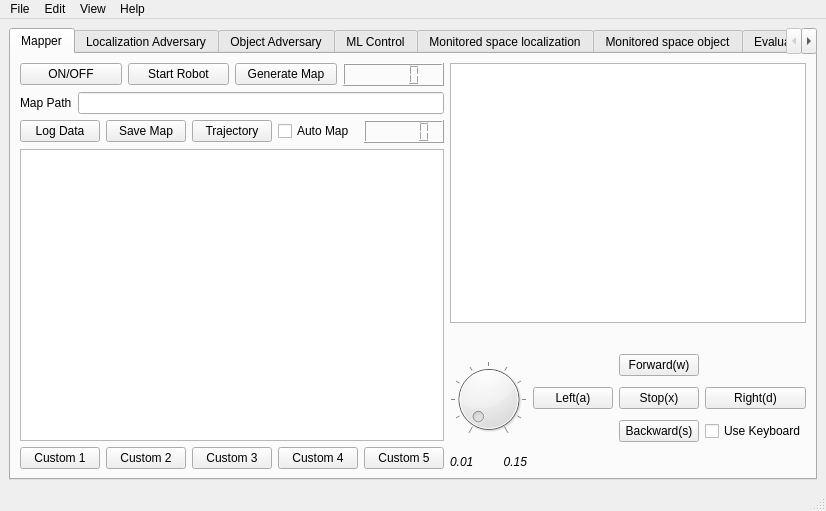
<?xml version="1.0" encoding="UTF-8"?>
<ui version="4.0">
 <class>MainWindow</class>
 <widget class="QMainWindow" name="MainWindow">
  <property name="geometry">
   <rect>
    <x>0</x>
    <y>0</y>
    <width>826</width>
    <height>511</height>
   </rect>
  </property>
  <property name="windowTitle">
   <string>MainWindow</string>
  </property>
  <property name="windowOpacity">
   <double>1.000000000000000</double>
  </property>
  <property name="autoFillBackground">
   <bool>false</bool>
  </property>
  <property name="styleSheet">
   <string notr="true"/>
  </property>
  <widget class="QWidget" name="centralwidget">
   <property name="styleSheet">
    <string notr="true">background-image: url(Mapper/ml_rl_background.jpeg)</string>
   </property>
   <layout class="QVBoxLayout" name="verticalLayout">
    <item>
     <widget class="QTabWidget" name="tabWidget">
      <property name="font">
       <font>
        <kerning>true</kerning>
       </font>
      </property>
      <property name="autoFillBackground">
       <bool>false</bool>
      </property>
      <property name="styleSheet">
       <string notr="true">background-image: url(/null/path)</string>
      </property>
      <property name="currentIndex">
       <number>0</number>
      </property>
      <widget class="QWidget" name="tab">
       <attribute name="title">
        <string>Mapper</string>
       </attribute>
       <layout class="QGridLayout" name="gridLayout">
        <item row="10" column="2">
         <layout class="QHBoxLayout" name="horizontalLayout_12">
          <item>
           <layout class="QVBoxLayout" name="verticalLayout_12">
            <item>
             <widget class="QTextEdit" name="info_box">
              <property name="font">
               <font>
                <italic>false</italic>
               </font>
              </property>
              <property name="acceptDrops">
               <bool>true</bool>
              </property>
              <property name="readOnly">
               <bool>true</bool>
              </property>
             </widget>
            </item>
            <item>
             <widget class="QLabel" name="logo_ias">
              <property name="autoFillBackground">
               <bool>false</bool>
              </property>
              <property name="styleSheet">
               <string notr="true"/>
              </property>
              <property name="text">
               <string/>
              </property>
              <property name="pixmap">
               <pixmap>IAS_logo_small.png</pixmap>
              </property>
              <property name="alignment">
               <set>Qt::AlignCenter</set>
              </property>
              <property name="wordWrap">
               <bool>false</bool>
              </property>
             </widget>
            </item>
            <item>
             <layout class="QGridLayout" name="gridLayout_5">
              <item row="1" column="0">
               <widget class="QDial" name="speed_dial">
                <property name="font">
                 <font>
                  <pointsize>11</pointsize>
                 </font>
                </property>
                <property name="autoFillBackground">
                 <bool>false</bool>
                </property>
                <property name="maximum">
                 <number>10</number>
                </property>
                <property name="singleStep">
                 <number>1</number>
                </property>
                <property name="pageStep">
                 <number>10</number>
                </property>
                <property name="value">
                 <number>0</number>
                </property>
                <property name="sliderPosition">
                 <number>0</number>
                </property>
                <property name="tracking">
                 <bool>true</bool>
                </property>
                <property name="orientation">
                 <enum>Qt::Horizontal</enum>
                </property>
                <property name="wrapping">
                 <bool>false</bool>
                </property>
                <property name="notchesVisible">
                 <bool>true</bool>
                </property>
               </widget>
              </item>
              <item row="2" column="0">
               <layout class="QHBoxLayout" name="horizontalLayout_11">
                <item>
                 <widget class="QLabel" name="Speed_3">
                  <property name="enabled">
                   <bool>true</bool>
                  </property>
                  <property name="font">
                   <font>
                    <pointsize>9</pointsize>
                    <italic>true</italic>
                    <kerning>true</kerning>
                   </font>
                  </property>
                  <property name="text">
                   <string>0.01</string>
                  </property>
                 </widget>
                </item>
                <item>
                 <widget class="QLabel" name="Speed_4">
                  <property name="font">
                   <font>
                    <pointsize>9</pointsize>
                    <italic>true</italic>
                   </font>
                  </property>
                  <property name="text">
                   <string>0.15</string>
                  </property>
                  <property name="alignment">
                   <set>Qt::AlignRight|Qt::AlignTrailing|Qt::AlignVCenter</set>
                  </property>
                 </widget>
                </item>
               </layout>
              </item>
              <item row="1" column="1">
               <layout class="QGridLayout" name="gridLayout_4">
                <item row="2" column="1">
                 <widget class="QPushButton" name="Backward">
                  <property name="text">
                   <string>Backward(s)</string>
                  </property>
                 </widget>
                </item>
                <item row="1" column="0">
                 <widget class="QPushButton" name="Left">
                  <property name="text">
                   <string>Left(a)</string>
                  </property>
                 </widget>
                </item>
                <item row="0" column="1">
                 <widget class="QPushButton" name="Foward">
                  <property name="text">
                   <string>Forward(w)</string>
                  </property>
                 </widget>
                </item>
                <item row="1" column="1">
                 <widget class="QPushButton" name="Break">
                  <property name="text">
                   <string>Stop(x)</string>
                  </property>
                 </widget>
                </item>
                <item row="1" column="2">
                 <widget class="QPushButton" name="Right">
                  <property name="text">
                   <string>Right(d)</string>
                  </property>
                 </widget>
                </item>
                <item row="2" column="2">
                 <widget class="QCheckBox" name="use_keyboard_chk">
                  <property name="text">
                   <string>Use Keyboard</string>
                  </property>
                 </widget>
                </item>
               </layout>
              </item>
             </layout>
            </item>
           </layout>
          </item>
         </layout>
        </item>
        <item row="10" column="0">
         <layout class="QVBoxLayout" name="verticalLayout_5">
          <item>
           <layout class="QHBoxLayout" name="horizontalLayout_8">
            <item>
             <widget class="QPushButton" name="on_off_btn">
              <property name="autoFillBackground">
               <bool>false</bool>
              </property>
              <property name="text">
               <string>ON/OFF</string>
              </property>
             </widget>
            </item>
            <item>
             <widget class="QPushButton" name="start_rob_btn">
              <property name="text">
               <string>Start Robot</string>
              </property>
             </widget>
            </item>
            <item>
             <widget class="QPushButton" name="gen_map_btn">
              <property name="text">
               <string>Generate Map</string>
              </property>
             </widget>
            </item>
            <item>
             <widget class="QLCDNumber" name="speed_lcd"/>
            </item>
           </layout>
          </item>
          <item>
           <layout class="QHBoxLayout" name="horizontalLayout_7">
            <item>
             <widget class="QLabel" name="Speed_2">
              <property name="text">
               <string>Map Path</string>
              </property>
             </widget>
            </item>
            <item>
             <widget class="QLineEdit" name="path_to_map"/>
            </item>
           </layout>
          </item>
          <item>
           <layout class="QHBoxLayout" name="horizontalLayout_4">
            <item>
             <widget class="QPushButton" name="log_data_btn">
              <property name="text">
               <string>Log Data</string>
              </property>
             </widget>
            </item>
            <item>
             <widget class="QPushButton" name="save_map_btn">
              <property name="text">
               <string>Save Map</string>
              </property>
             </widget>
            </item>
            <item>
             <widget class="QPushButton" name="traj_btn">
              <property name="text">
               <string>Trajectory</string>
              </property>
             </widget>
            </item>
            <item>
             <widget class="QCheckBox" name="Auto_map_chk">
              <property name="text">
               <string>Auto Map </string>
              </property>
             </widget>
            </item>
            <item>
             <widget class="QLCDNumber" name="speed_real"/>
            </item>
           </layout>
          </item>
          <item>
           <widget class="QGraphicsView" name="map_display"/>
          </item>
          <item>
           <layout class="QHBoxLayout" name="horizontalLayout_9">
            <item>
             <widget class="QPushButton" name="custom_btn_1">
              <property name="text">
               <string>Custom 1</string>
              </property>
             </widget>
            </item>
            <item>
             <widget class="QPushButton" name="custom_btn_2">
              <property name="text">
               <string>Custom 2</string>
              </property>
             </widget>
            </item>
            <item>
             <widget class="QPushButton" name="custom_btn_3">
              <property name="text">
               <string>Custom 3</string>
              </property>
             </widget>
            </item>
            <item>
             <widget class="QPushButton" name="custom_btn_4">
              <property name="text">
               <string>Custom 4</string>
              </property>
             </widget>
            </item>
            <item>
             <widget class="QPushButton" name="custom_btn_5">
              <property name="text">
               <string>Custom 5</string>
              </property>
             </widget>
            </item>
           </layout>
          </item>
          <item>
           <layout class="QVBoxLayout" name="verticalLayout_4"/>
          </item>
         </layout>
        </item>
       </layout>
      </widget>
      <widget class="QWidget" name="tab_2">
       <attribute name="title">
        <string>Localization Adversary</string>
       </attribute>
       <layout class="QVBoxLayout" name="verticalLayout_8">
        <item>
         <widget class="QGroupBox" name="groupBox">
          <property name="title">
           <string>Reinforcment Learning</string>
          </property>
          <layout class="QVBoxLayout" name="verticalLayout_7">
           <item>
            <layout class="QHBoxLayout" name="horizontalLayout">
             <item>
              <layout class="QGridLayout" name="gridLayout_3" rowstretch="0,0">
               <property name="sizeConstraint">
                <enum>QLayout::SetDefaultConstraint</enum>
               </property>
               <property name="horizontalSpacing">
                <number>6</number>
               </property>
               <item row="1" column="2">
                <layout class="QVBoxLayout" name="verticalLayout_2">
                 <item>
                  <widget class="QComboBox" name="shape_selector"/>
                 </item>
                 <item>
                  <widget class="QComboBox" name="tree_selector"/>
                 </item>
                </layout>
               </item>
               <item row="1" column="0">
                <widget class="QPushButton" name="virtual_obj_btn">
                 <property name="minimumSize">
                  <size>
                   <width>190</width>
                   <height>90</height>
                  </size>
                 </property>
                 <property name="text">
                  <string>Virtual Objects</string>
                 </property>
                </widget>
               </item>
               <item row="0" column="1">
                <widget class="QPushButton" name="Test_btn">
                 <property name="minimumSize">
                  <size>
                   <width>190</width>
                   <height>90</height>
                  </size>
                 </property>
                 <property name="text">
                  <string>Test</string>
                 </property>
                </widget>
               </item>
               <item row="0" column="2">
                <widget class="QPushButton" name="stop_train_test">
                 <property name="minimumSize">
                  <size>
                   <width>190</width>
                   <height>90</height>
                  </size>
                 </property>
                 <property name="text">
                  <string>Stop RL</string>
                 </property>
                </widget>
               </item>
               <item row="1" column="1">
                <widget class="QPushButton" name="close_window_btn">
                 <property name="minimumSize">
                  <size>
                   <width>190</width>
                   <height>90</height>
                  </size>
                 </property>
                 <property name="text">
                  <string>Close Windows</string>
                 </property>
                </widget>
               </item>
               <item row="0" column="0">
                <widget class="QPushButton" name="Train">
                 <property name="minimumSize">
                  <size>
                   <width>190</width>
                   <height>90</height>
                  </size>
                 </property>
                 <property name="text">
                  <string>Train</string>
                 </property>
                 <property name="iconSize">
                  <size>
                   <width>16</width>
                   <height>16</height>
                  </size>
                 </property>
                 <property name="flat">
                  <bool>false</bool>
                 </property>
                </widget>
               </item>
              </layout>
             </item>
             <item>
              <widget class="QTextEdit" name="info_box_rl">
               <property name="font">
                <font>
                 <italic>false</italic>
                </font>
               </property>
               <property name="acceptDrops">
                <bool>true</bool>
               </property>
               <property name="readOnly">
                <bool>true</bool>
               </property>
              </widget>
             </item>
            </layout>
           </item>
          </layout>
         </widget>
        </item>
        <item>
         <widget class="QGroupBox" name="groupBox_2">
          <property name="autoFillBackground">
           <bool>false</bool>
          </property>
          <property name="title">
           <string>Machine Learning</string>
          </property>
          <layout class="QVBoxLayout" name="verticalLayout_6">
           <item>
            <layout class="QVBoxLayout" name="verticalLayout_3">
             <item>
              <layout class="QHBoxLayout" name="horizontalLayout_2">
               <item>
                <widget class="QPushButton" name="ML_train">
                 <property name="text">
                  <string>Train</string>
                 </property>
                </widget>
               </item>
               <item>
                <widget class="QPushButton" name="ML_test">
                 <property name="text">
                  <string>Test</string>
                 </property>
                </widget>
               </item>
               <item>
                <widget class="QPushButton" name="ML_autolabel">
                 <property name="text">
                  <string>Auto Label</string>
                 </property>
                </widget>
               </item>
               <item>
                <widget class="QComboBox" name="ml_algo_selector"/>
               </item>
              </layout>
             </item>
             <item>
              <widget class="QTextEdit" name="info_box_ml">
               <property name="font">
                <font>
                 <italic>false</italic>
                </font>
               </property>
               <property name="acceptDrops">
                <bool>true</bool>
               </property>
               <property name="readOnly">
                <bool>true</bool>
               </property>
              </widget>
             </item>
            </layout>
           </item>
          </layout>
         </widget>
        </item>
       </layout>
      </widget>
      <widget class="QWidget" name="tab_3">
       <attribute name="title">
        <string>Object Adversary</string>
       </attribute>
      </widget>
      <widget class="QWidget" name="tab_4">
       <attribute name="title">
        <string>ML Control</string>
       </attribute>
       <layout class="QGridLayout" name="gridLayout_6">
        <item row="0" column="0">
         <layout class="QVBoxLayout" name="verticalLayout_13">
          <item>
           <widget class="QCheckBox" name="checkBox">
            <property name="text">
             <string>Localization</string>
            </property>
           </widget>
          </item>
          <item>
           <widget class="QCheckBox" name="checkBox_2">
            <property name="text">
             <string>Object</string>
            </property>
           </widget>
          </item>
          <item>
           <widget class="QPushButton" name="custom_ml">
            <property name="text">
             <string>Start</string>
            </property>
           </widget>
          </item>
         </layout>
        </item>
       </layout>
      </widget>
      <widget class="QWidget" name="tab_5">
       <attribute name="title">
        <string>Monitored space localization</string>
       </attribute>
      </widget>
      <widget class="QWidget" name="tab_6">
       <attribute name="title">
        <string>Monitored space object</string>
       </attribute>
      </widget>
      <widget class="QWidget" name="tab_7">
       <attribute name="title">
        <string>Evaluation</string>
       </attribute>
      </widget>
     </widget>
    </item>
   </layout>
  </widget>
  <widget class="QMenuBar" name="menubar">
   <property name="geometry">
    <rect>
     <x>0</x>
     <y>0</y>
     <width>826</width>
     <height>25</height>
    </rect>
   </property>
   <widget class="QMenu" name="menuFile">
    <property name="title">
     <string>File</string>
    </property>
    <addaction name="actionOpen_Map"/>
    <addaction name="actionSave_Map"/>
   </widget>
   <widget class="QMenu" name="menuEdit">
    <property name="title">
     <string>Edit</string>
    </property>
    <addaction name="actionUndo"/>
    <addaction name="actionRedo_Ctrl_Y"/>
    <addaction name="separator"/>
    <addaction name="actionCut_Ctrl_X"/>
    <addaction name="actionCopy_Ctrl_C"/>
    <addaction name="actionPaste_Ctrl_V"/>
   </widget>
   <widget class="QMenu" name="menuView">
    <property name="title">
     <string>View</string>
    </property>
   </widget>
   <widget class="QMenu" name="menuHelp">
    <property name="title">
     <string>Help</string>
    </property>
    <addaction name="actionInfo"/>
    <addaction name="actionTutorial"/>
   </widget>
   <addaction name="menuFile"/>
   <addaction name="menuEdit"/>
   <addaction name="menuView"/>
   <addaction name="menuHelp"/>
  </widget>
  <widget class="QStatusBar" name="statusbar"/>
  <action name="actionOpen_Map">
   <property name="text">
    <string>Open Map</string>
   </property>
   <property name="shortcut">
    <string>Ctrl+O</string>
   </property>
  </action>
  <action name="actionSave_Map">
   <property name="text">
    <string>Save Map</string>
   </property>
   <property name="shortcut">
    <string>Ctrl+S</string>
   </property>
  </action>
  <action name="actionUndo">
   <property name="text">
    <string>Undo    Ctrl+Z</string>
   </property>
  </action>
  <action name="actionRedo_Ctrl_Y">
   <property name="text">
    <string>Redo    Ctrl+Y</string>
   </property>
  </action>
  <action name="actionCut_Ctrl_X">
   <property name="text">
    <string>Cut       Ctrl+X</string>
   </property>
  </action>
  <action name="actionCopy_Ctrl_C">
   <property name="text">
    <string>Copy    Ctrl+C</string>
   </property>
  </action>
  <action name="actionPaste_Ctrl_V">
   <property name="text">
    <string>Paste   Ctrl+V</string>
   </property>
  </action>
  <action name="actionInfo">
   <property name="text">
    <string>Info</string>
   </property>
  </action>
  <action name="actionTutorial">
   <property name="text">
    <string>Tutorial</string>
   </property>
  </action>
 </widget>
 <resources/>
 <connections/>
</ui>
